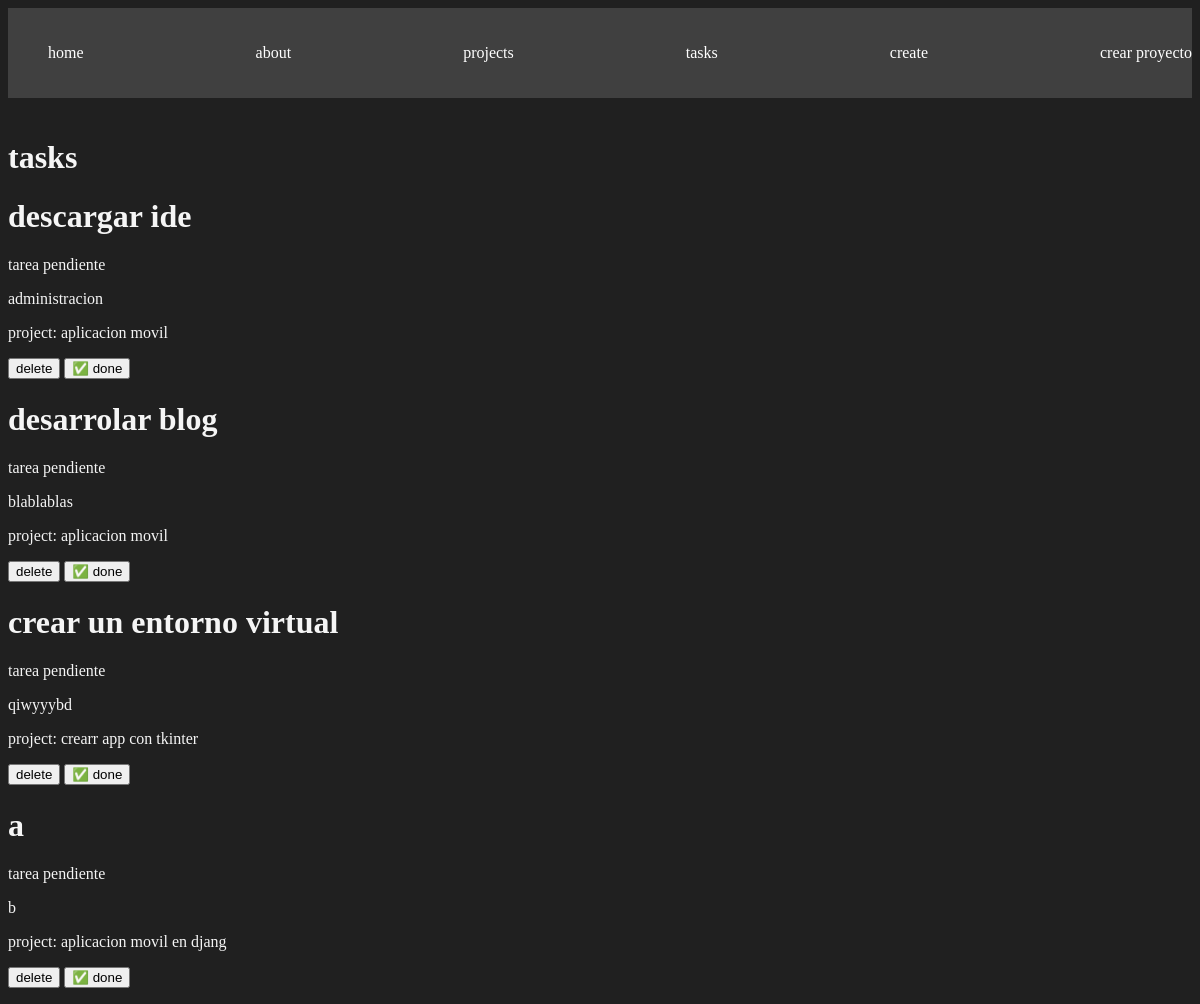
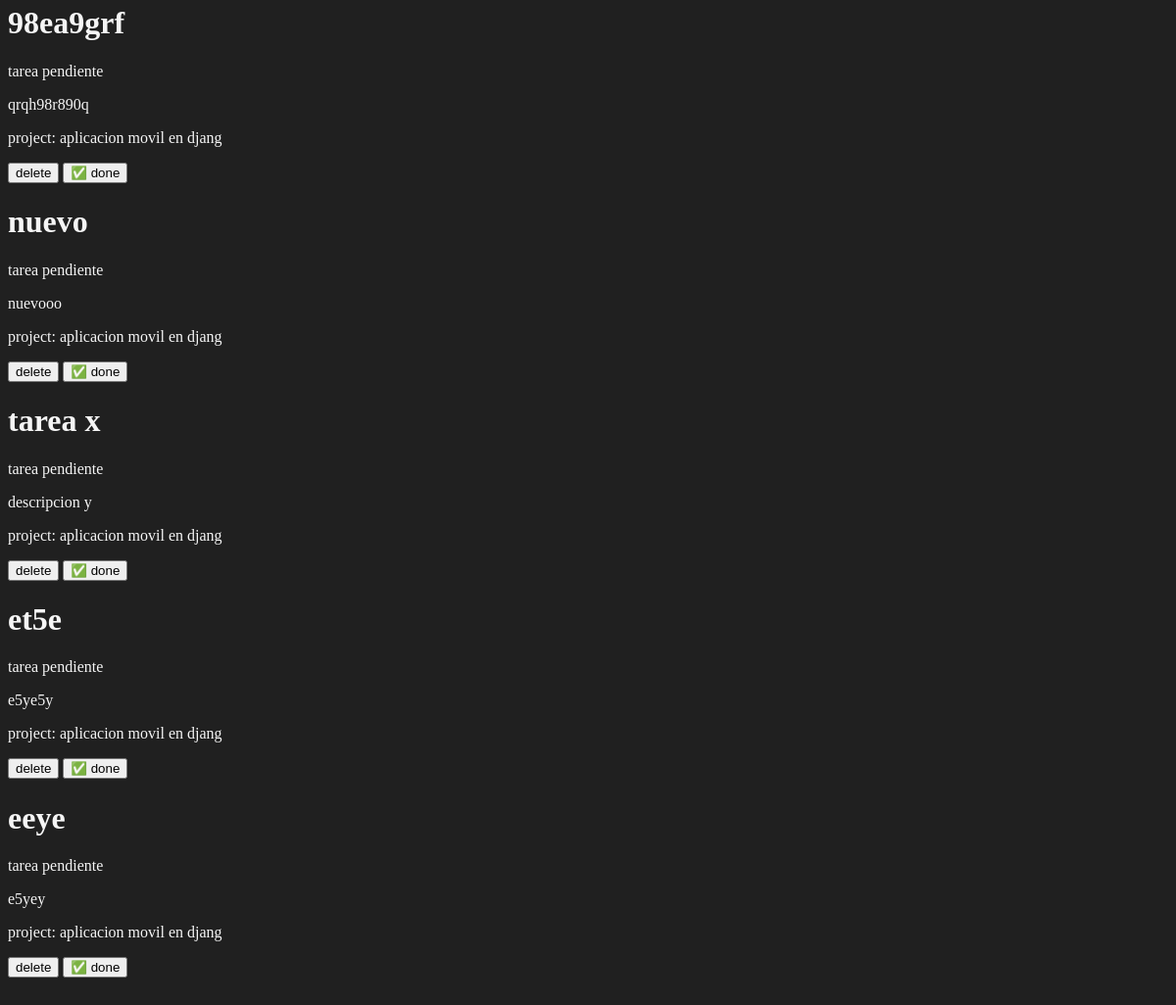
/tasks/, run on the app's committed database (2 pictures, top to bottom).
### myapp/models.py (models this page shows, shortened)
class task(models.Model):
    title = models.CharField(max_length=200)
    description = models.TextField()
    project = models.ForeignKey(project, on_delete=models.CASCADE)
    done = models.BooleanField(default=False)

class project(models.Model):
    namme = models.CharField(max_length=200)

### myapp/views.py (the view)
# urls.py: path("tasks/", views.tasks, name="tasks"),
def tasks(request):
    tasks = task.objects.all()
    return render(request, "tasks/tasks.html", {"tasks": tasks})

### myapp/templates/tasks/tasks.html (shortened to what this page needs)
{% extends "layoust/base.html"%}
{% block content %}
<h1>tasks</h1>
{% for task in tasks %}
<div>
    <h1>{{task.title}}</h1>
    <p>tarea pendiente</p>
    <p>{{task.description}}</p>
    <p>project: {{task.project.namme}}</p>
    <button>
        delete
    </button>
    <button>
        ✅ done
    </button>
</div>
{% endfor %}
{% endblock %}

### myapp/templates/layoust/base.html (shortened to what this page needs)
{% load static %}
<!DOCTYPE html>
<html lang="en">
<head>
    <link rel="stylesheet" href="{% static '/stile/stilos.css' %}">
</head>
<body>
    <nav class="nagvar contenedor">
        <ul>
            <li>
                <a href="{% url 'index' %}">home</a>
            </li>
            <li>
                <a href="{% url 'about' %}">about</a>
            </li>
            <li>
                <a href="{% url 'projects' %}">projects</a>
            </li>
            <li>
                <a href="{% url 'tasks' %}">tasks</a>
            </li>
            <li>
                <a href="{% url 'create' %}">create</a>
            </li>
            <li>
                <a href="{% url 'create_project' %}">crear proyecto</a>
            </li>
        </ul>
    </nav>
    <main class="contenedor">
        {% block content %}
        {% endblock %}
    </main>
</body>
</html>

### myapp/static/stile/stilos.css (style rules this page uses)
body { background: #202020; color: whitesmoke; }
.nagvar { background: #404040; padding: 5px 0; }
.nagvar ul { display: flex; justify-content: space-between; }
.nagvar ul li { list-style: none; }
.nagvar ul li a { color: white; text-decoration: none; }
.contenedor { max-width: 1200px; margin: auto; padding: 20px 0; }

### data on the page
task: title "descargar ide", description "administracion", project.namme "aplicacion movil"
task: title "desarrolar blog", description "blablablas", project.namme "aplicacion movil"
task: title "crear un entorno virtual", description "qiwyyybd", project.namme "crearr app con tkinter"
task: title "a", description "b", project.namme "aplicacion movil en djang"
task: title "98ea9grf", description "qrqh98r890q", project.namme "aplicacion movil en djang"
task: title "nuevo", description "nuevooo", project.namme "aplicacion movil en djang"
task: title "tarea x", description "descripcion y", project.namme "aplicacion movil en djang"
task: title "et5e", description "e5ye5y", project.namme "aplicacion movil en djang"
task: title "eeye", description "e5yey", project.namme "aplicacion movil en djang"
